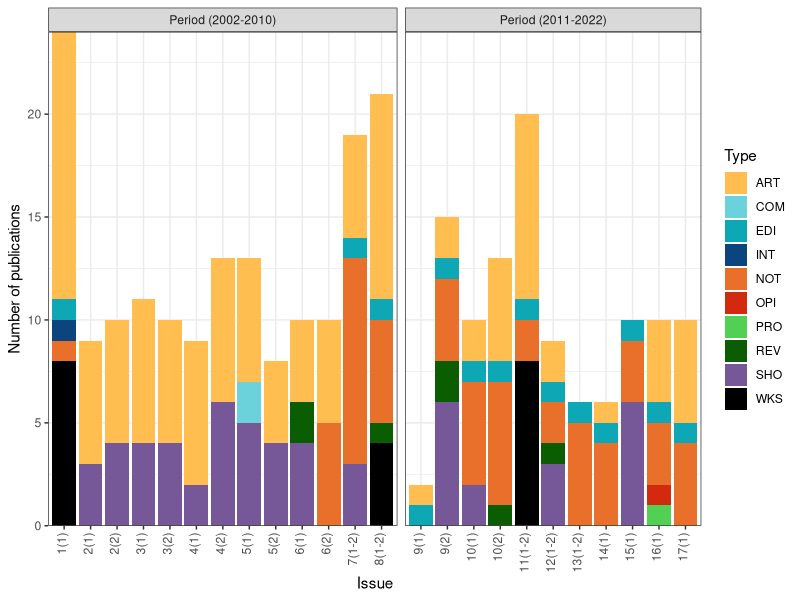
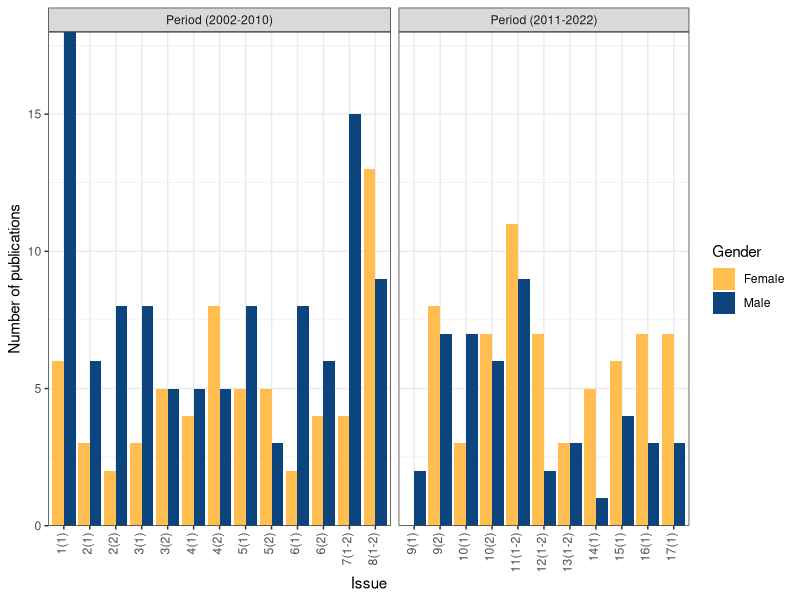
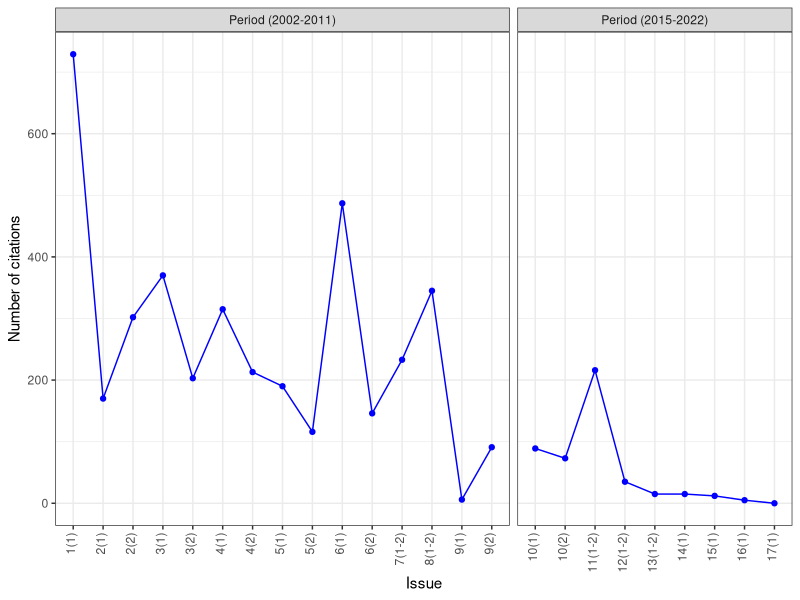
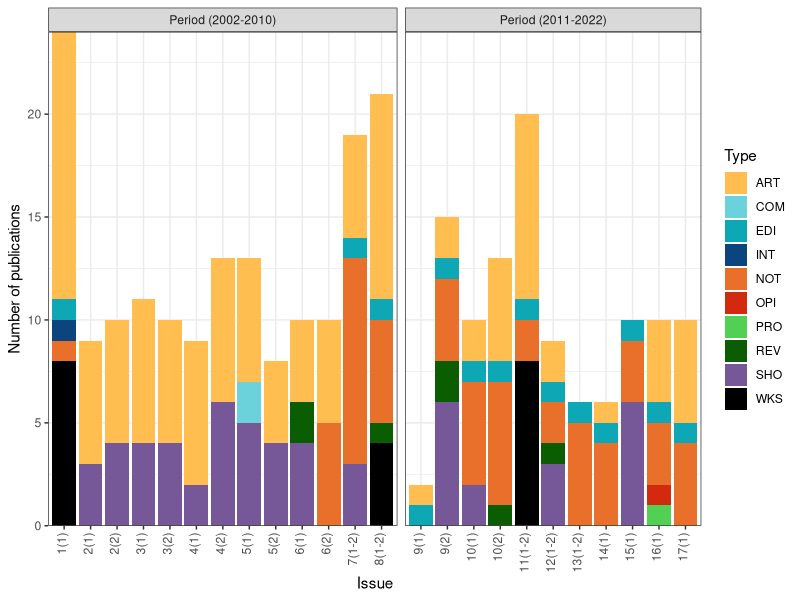
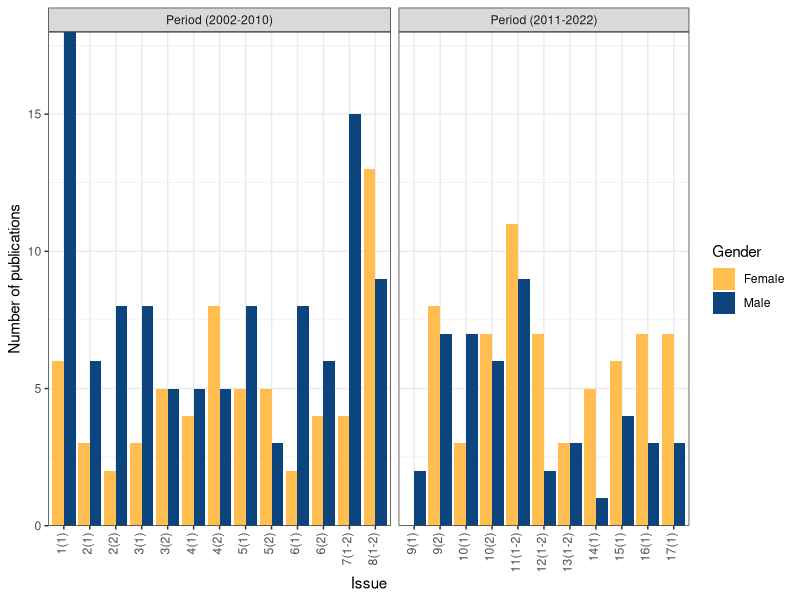
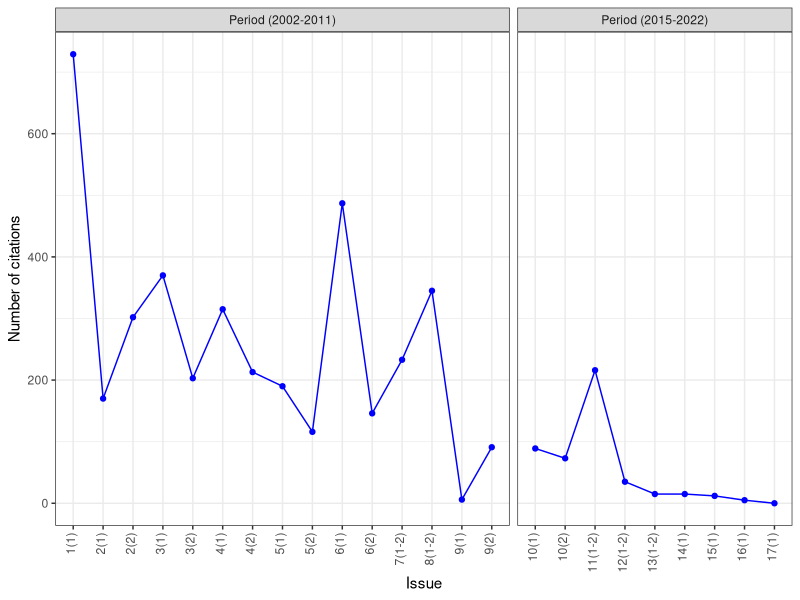

These charts were generated, in order, by the following R code:
################################################################################
################################################################################
#Packages

library(readr)
library(ggplot2)
library(tidyr)

################################################################################
################################################################################

#Trend of the number of publications

#Import data
issue <- read_csv("data/Data_2002_2022/Data_plots/Issue.csv")

#Create data
#Notes:
#ART = article, COM = commentary, EDI = editorial, INT = Introduction, 
#NOT = note, REV = review, SHO = short communication, and WKS = workshop report
#PRO = protocols, OPI = opinions
issue_data <- issue %>%
  gather(key = "MS_Type", value = "Total", -c(Issue,Period))
issue_data
issue_data$Issue<-factor(issue_data$Issue, levels=issue$Issue)

#Colors by type of document
colors_issue<-c("#ffbe4f","#6bd2db","#0ea7b5","#0c457d","#e8702a","#d3290f",
                "#52d053","#0a5d00","#765898","#000000")

#Plot
issue_plot<-ggplot(issue_data, aes(x=Issue, y=Total, fill=MS_Type))+
  geom_bar(stat = 'identity')+
  theme_bw()+
  theme(axis.text.x = element_text(angle = 90, vjust = 0.2, hjust=1),
        text=element_text(size=11))+
  ylab("Number of publications")+
  scale_y_continuous(expand = c(0, 0))+
  scale_fill_manual(values=colors_issue)+
  labs(fill="Type")+
  facet_grid(~Period,scales="free_x", space = "free_x")
issue_plot

#Export
png(filename = "graphics/Data_2002_2022/Data_plots/issue_plot.png", 
    width = 1700, height = 1000, units = "px",  type = "cairo", res = 300)
issue_plot
dev.off()

################################################################################
################################################################################

#Trend of publications by genre

#Import data
issue_gender<-read.table("data/Data_2002_2022/Data_plots/IssueByGender.csv", sep=",", header=TRUE)

#Create data
issue_gender_data <- issue_gender %>%
  gather(key = "Gender", value = "Total", -c(Issue,Period))
issue_gender_data
issue_gender_data$Issue<-factor(issue_gender_data$Issue, levels=issue_gender$Issue)

#Color by sex
colors_issue<-c("#ffbe4f","#0c457d","#e8702a","#d3290f",
                "#52d053","#0a5d00","#765898","#000000")

#Plot
issue_gender_plot<-ggplot(issue_gender_data, aes(x=Issue, y=Total, fill=Gender))+
  geom_bar( position = "dodge", stat = 'identity')+
  theme_bw()+
  theme(axis.text.x = element_text(angle = 90, vjust = 0.2, hjust=1),
        text=element_text(size=11))+
  ylab("Number of publications")+
  scale_y_continuous(expand = c(0, 0))+
  scale_fill_manual(values=colors_issue)+
  facet_grid(~Period,scales="free_x", space = "free_x")
issue_gender_plot

#Export
png(filename = "graphics/Data_2002_2022/Data_plots/issue_gender_plot.png", 
    width = 1700, height = 850, units = "px",  type = "cairo", res = 300)
issue_gender_plot
dev.off()

################################################################################
################################################################################

#Trend of the number of citations

#Import data
Citations<-read_csv("data/Data_2002_2022/Data_plots/Citations.csv")

#Plot
citations_plot<-ggplot(Citations, aes(x=Issue, y=Citations, group=1))+
  geom_point(color="blue")+geom_line(color="blue")+
  theme_bw()+
  theme(axis.text.x = element_text(angle = 90, vjust = 0.2, hjust=1),
        text=element_text(size=11))+
  ylab("Number of citations")+
  facet_grid(~Period,scales="free_x", space = "free_x")
citations_plot

#Export
png(filename = "graphics/Data_2002_2022/Data_plots/Citations_plot.png", 
    width = 1700, height = 850, units = "px",  type = "cairo", res = 300)
citations_plot
dev.off()

################################################################################
################################################################################

